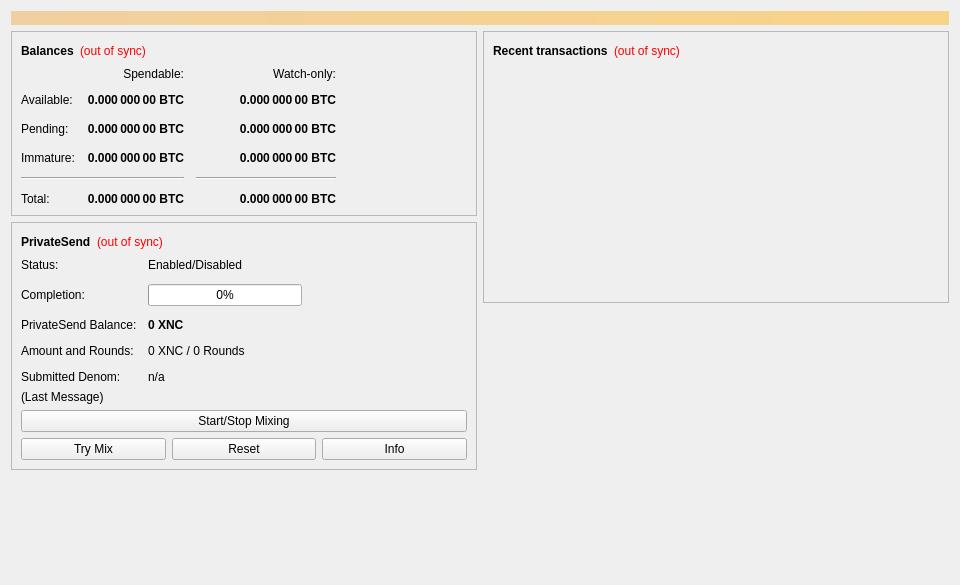
<?xml version="1.0" encoding="UTF-8"?>
<ui version="4.0">
 <class>OverviewPage</class>
 <widget class="QWidget" name="OverviewPage">
  <property name="geometry">
   <rect>
    <x>0</x>
    <y>0</y>
    <width>960</width>
    <height>585</height>
   </rect>
  </property>
  <property name="minimumSize">
   <size>
    <width>960</width>
    <height>0</height>
   </size>
  </property>
  <property name="windowTitle">
   <string>Form</string>
  </property>
  <layout class="QVBoxLayout" name="topLayout">
   <item>
    <widget class="QLabel" name="labelAlerts">
     <property name="visible">
      <bool>false</bool>
     </property>
     <property name="styleSheet">
      <string notr="true">QLabel { background-color: qlineargradient(x1: 0, y1: 0, x2: 1, y2: 0, stop:0 #F0D0A0, stop:1 #F8D488); color:#000000; }</string>
     </property>
     <property name="wordWrap">
      <bool>true</bool>
     </property>
     <property name="margin">
      <number>3</number>
     </property>
     <property name="textInteractionFlags">
      <set>Qt::TextSelectableByMouse</set>
     </property>
    </widget>
   </item>
   <item>
    <layout class="QHBoxLayout" name="horizontalLayout" stretch="1,1">
     <item>
      <layout class="QVBoxLayout" name="verticalLayout_2">
       <item>
        <widget class="QFrame" name="frame">
         <property name="frameShape">
          <enum>QFrame::StyledPanel</enum>
         </property>
         <property name="frameShadow">
          <enum>QFrame::Raised</enum>
         </property>
         <layout class="QVBoxLayout" name="verticalLayout_4">
          <item>
           <layout class="QHBoxLayout" name="horizontalLayout_4">
            <item>
             <widget class="QLabel" name="label_5">
              <property name="font">
               <font>
                <weight>75</weight>
                <bold>true</bold>
               </font>
              </property>
              <property name="text">
               <string>Balances</string>
              </property>
             </widget>
            </item>
            <item>
             <widget class="QLabel" name="labelWalletStatus">
              <property name="toolTip">
               <string>The displayed information may be out of date. Your wallet automatically synchronizes with the Xenios network after a connection is established, but this process has not completed yet.</string>
              </property>
              <property name="styleSheet">
               <string notr="true">QLabel { color: red; }</string>
              </property>
              <property name="text">
               <string notr="true">(out of sync)</string>
              </property>
              <property name="alignment">
               <set>Qt::AlignLeading|Qt::AlignLeft|Qt::AlignVCenter</set>
              </property>
             </widget>
            </item>
            <item>
             <spacer name="horizontalSpacer_3">
              <property name="orientation">
               <enum>Qt::Horizontal</enum>
              </property>
              <property name="sizeHint" stdset="0">
               <size>
                <width>40</width>
                <height>20</height>
               </size>
              </property>
             </spacer>
            </item>
           </layout>
          </item>
          <item>
           <layout class="QGridLayout" name="gridLayout">
            <property name="spacing">
             <number>12</number>
            </property>
            <item row="2" column="2">
             <widget class="QLabel" name="labelWatchPending">
              <property name="font">
               <font>
                <weight>75</weight>
                <bold>true</bold>
               </font>
              </property>
              <property name="cursor">
               <cursorShape>IBeamCursor</cursorShape>
              </property>
              <property name="toolTip">
               <string>Unconfirmed transactions to watch-only addresses</string>
              </property>
              <property name="text">
               <string notr="true">0.000 000 00 BTC</string>
              </property>
              <property name="alignment">
               <set>Qt::AlignRight|Qt::AlignTrailing|Qt::AlignVCenter</set>
              </property>
              <property name="textInteractionFlags">
               <set>Qt::LinksAccessibleByMouse|Qt::TextSelectableByKeyboard|Qt::TextSelectableByMouse</set>
              </property>
             </widget>
            </item>
            <item row="2" column="1">
             <widget class="QLabel" name="labelUnconfirmed">
              <property name="font">
               <font>
                <weight>75</weight>
                <bold>true</bold>
               </font>
              </property>
              <property name="cursor">
               <cursorShape>IBeamCursor</cursorShape>
              </property>
              <property name="toolTip">
               <string>Total of transactions that have yet to be confirmed, and do not yet count toward the spendable balance</string>
              </property>
              <property name="text">
               <string notr="true">0.000 000 00 BTC</string>
              </property>
              <property name="alignment">
               <set>Qt::AlignRight|Qt::AlignTrailing|Qt::AlignVCenter</set>
              </property>
              <property name="textInteractionFlags">
               <set>Qt::LinksAccessibleByMouse|Qt::TextSelectableByKeyboard|Qt::TextSelectableByMouse</set>
              </property>
             </widget>
            </item>
            <item row="3" column="2">
             <widget class="QLabel" name="labelWatchImmature">
              <property name="font">
               <font>
                <weight>75</weight>
                <bold>true</bold>
               </font>
              </property>
              <property name="cursor">
               <cursorShape>IBeamCursor</cursorShape>
              </property>
              <property name="toolTip">
               <string>Mined balance in watch-only addresses that has not yet matured</string>
              </property>
              <property name="text">
               <string notr="true">0.000 000 00 BTC</string>
              </property>
              <property name="alignment">
               <set>Qt::AlignRight|Qt::AlignTrailing|Qt::AlignVCenter</set>
              </property>
              <property name="textInteractionFlags">
               <set>Qt::LinksAccessibleByMouse|Qt::TextSelectableByKeyboard|Qt::TextSelectableByMouse</set>
              </property>
             </widget>
            </item>
            <item row="4" column="0" colspan="2">
             <widget class="Line" name="lineSpendableBalance">
              <property name="orientation">
               <enum>Qt::Horizontal</enum>
              </property>
             </widget>
            </item>
            <item row="4" column="2">
             <widget class="Line" name="lineWatchBalance">
              <property name="sizePolicy">
               <sizepolicy hsizetype="Preferred" vsizetype="Fixed">
                <horstretch>0</horstretch>
                <verstretch>0</verstretch>
               </sizepolicy>
              </property>
              <property name="minimumSize">
               <size>
                <width>140</width>
                <height>0</height>
               </size>
              </property>
              <property name="orientation">
               <enum>Qt::Horizontal</enum>
              </property>
             </widget>
            </item>
            <item row="5" column="0">
             <widget class="QLabel" name="labelTotalText">
              <property name="text">
               <string>Total:</string>
              </property>
             </widget>
            </item>
            <item row="3" column="1">
             <widget class="QLabel" name="labelImmature">
              <property name="font">
               <font>
                <weight>75</weight>
                <bold>true</bold>
               </font>
              </property>
              <property name="cursor">
               <cursorShape>IBeamCursor</cursorShape>
              </property>
              <property name="toolTip">
               <string>Mined balance that has not yet matured</string>
              </property>
              <property name="text">
               <string notr="true">0.000 000 00 BTC</string>
              </property>
              <property name="alignment">
               <set>Qt::AlignRight|Qt::AlignTrailing|Qt::AlignVCenter</set>
              </property>
              <property name="textInteractionFlags">
               <set>Qt::LinksAccessibleByMouse|Qt::TextSelectableByKeyboard|Qt::TextSelectableByMouse</set>
              </property>
             </widget>
            </item>
            <item row="2" column="3">
             <spacer name="horizontalSpacer_2">
              <property name="orientation">
               <enum>Qt::Horizontal</enum>
              </property>
              <property name="sizeHint" stdset="0">
               <size>
                <width>40</width>
                <height>20</height>
               </size>
              </property>
             </spacer>
            </item>
            <item row="3" column="0">
             <widget class="QLabel" name="labelImmatureText">
              <property name="text">
               <string>Immature:</string>
              </property>
             </widget>
            </item>
            <item row="5" column="1">
             <widget class="QLabel" name="labelTotal">
              <property name="font">
               <font>
                <weight>75</weight>
                <bold>true</bold>
               </font>
              </property>
              <property name="cursor">
               <cursorShape>IBeamCursor</cursorShape>
              </property>
              <property name="toolTip">
               <string>Your current total balance</string>
              </property>
              <property name="text">
               <string notr="true">0.000 000 00 BTC</string>
              </property>
              <property name="alignment">
               <set>Qt::AlignRight|Qt::AlignTrailing|Qt::AlignVCenter</set>
              </property>
              <property name="textInteractionFlags">
               <set>Qt::LinksAccessibleByMouse|Qt::TextSelectableByKeyboard|Qt::TextSelectableByMouse</set>
              </property>
             </widget>
            </item>
            <item row="5" column="2">
             <widget class="QLabel" name="labelWatchTotal">
              <property name="font">
               <font>
                <weight>75</weight>
                <bold>true</bold>
               </font>
              </property>
              <property name="cursor">
               <cursorShape>IBeamCursor</cursorShape>
              </property>
              <property name="toolTip">
               <string>Current total balance in watch-only addresses</string>
              </property>
              <property name="text">
               <string notr="true">0.000 000 00 BTC</string>
              </property>
              <property name="alignment">
               <set>Qt::AlignRight|Qt::AlignTrailing|Qt::AlignVCenter</set>
              </property>
              <property name="textInteractionFlags">
               <set>Qt::LinksAccessibleByMouse|Qt::TextSelectableByKeyboard|Qt::TextSelectableByMouse</set>
              </property>
             </widget>
            </item>
            <item row="0" column="2">
             <widget class="QLabel" name="labelWatchonly">
              <property name="text">
               <string>Watch-only:</string>
              </property>
              <property name="alignment">
               <set>Qt::AlignRight|Qt::AlignTrailing|Qt::AlignVCenter</set>
              </property>
             </widget>
            </item>
            <item row="1" column="0">
             <widget class="QLabel" name="labelBalanceText">
              <property name="text">
               <string>Available:</string>
              </property>
             </widget>
            </item>
            <item row="1" column="1">
             <widget class="QLabel" name="labelBalance">
              <property name="font">
               <font>
                <weight>75</weight>
                <bold>true</bold>
               </font>
              </property>
              <property name="cursor">
               <cursorShape>IBeamCursor</cursorShape>
              </property>
              <property name="toolTip">
               <string>Your current spendable balance</string>
              </property>
              <property name="text">
               <string notr="true">0.000 000 00 BTC</string>
              </property>
              <property name="alignment">
               <set>Qt::AlignRight|Qt::AlignTrailing|Qt::AlignVCenter</set>
              </property>
              <property name="textInteractionFlags">
               <set>Qt::LinksAccessibleByMouse|Qt::TextSelectableByKeyboard|Qt::TextSelectableByMouse</set>
              </property>
             </widget>
            </item>
            <item row="1" column="2">
             <widget class="QLabel" name="labelWatchAvailable">
              <property name="font">
               <font>
                <weight>75</weight>
                <bold>true</bold>
               </font>
              </property>
              <property name="cursor">
               <cursorShape>IBeamCursor</cursorShape>
              </property>
              <property name="toolTip">
               <string>Your current balance in watch-only addresses</string>
              </property>
              <property name="text">
               <string notr="true">0.000 000 00 BTC</string>
              </property>
              <property name="alignment">
               <set>Qt::AlignRight|Qt::AlignTrailing|Qt::AlignVCenter</set>
              </property>
              <property name="textInteractionFlags">
               <set>Qt::LinksAccessibleByMouse|Qt::TextSelectableByKeyboard|Qt::TextSelectableByMouse</set>
              </property>
             </widget>
            </item>
            <item row="2" column="0">
             <widget class="QLabel" name="labelPendingText">
              <property name="text">
               <string>Pending:</string>
              </property>
             </widget>
            </item>
            <item row="0" column="1">
             <widget class="QLabel" name="labelSpendable">
              <property name="text">
               <string>Spendable:</string>
              </property>
              <property name="alignment">
               <set>Qt::AlignRight|Qt::AlignTrailing|Qt::AlignVCenter</set>
              </property>
             </widget>
            </item>
           </layout>
          </item>
         </layout>
        </widget>
       </item>
       <item>
        <widget class="QFrame" name="framePrivateSend">
         <property name="layoutDirection">
          <enum>Qt::LeftToRight</enum>
         </property>
         <property name="frameShape">
          <enum>QFrame::StyledPanel</enum>
         </property>
         <property name="frameShadow">
          <enum>QFrame::Raised</enum>
         </property>
         <layout class="QVBoxLayout" name="VerticalLayout_PS1">
          <item>
           <layout class="QHBoxLayout" name="horizontalLayout_5">
            <item>
             <widget class="QLabel" name="labelPrivateSendHeader">
              <property name="font">
               <font>
                <weight>75</weight>
                <bold>true</bold>
               </font>
              </property>
              <property name="text">
               <string>PrivateSend</string>
              </property>
             </widget>
            </item>
            <item>
             <widget class="QLabel" name="labelPrivateSendSyncStatus">
              <property name="toolTip">
               <string>The displayed information may be out of date. Your wallet automatically synchronizes with the Xenios network after a connection is established, but this process has not completed yet.</string>
              </property>
              <property name="styleSheet">
               <string notr="true">QLabel { color: red; }</string>
              </property>
              <property name="text">
               <string notr="true">(out of sync)</string>
              </property>
              <property name="alignment">
               <set>Qt::AlignLeading|Qt::AlignLeft|Qt::AlignVCenter</set>
              </property>
             </widget>
            </item>
            <item>
             <spacer name="horizontalSpacer_4">
              <property name="orientation">
               <enum>Qt::Horizontal</enum>
              </property>
              <property name="sizeHint" stdset="0">
               <size>
                <width>40</width>
                <height>20</height>
               </size>
              </property>
             </spacer>
            </item>
           </layout>
          </item>
          <item>
           <layout class="QFormLayout" name="privateSendFormLayout">
            <property name="fieldGrowthPolicy">
             <enum>QFormLayout::AllNonFixedFieldsGrow</enum>
            </property>
            <property name="horizontalSpacing">
             <number>11</number>
            </property>
            <property name="verticalSpacing">
             <number>12</number>
            </property>
            <item row="0" column="0">
             <widget class="QLabel" name="labelPrivateSendEnabledText">
              <property name="text">
               <string>Status:</string>
              </property>
             </widget>
            </item>
            <item row="0" column="1">
             <widget class="QLabel" name="labelPrivateSendEnabled">
              <property name="text">
               <string>Enabled/Disabled</string>
              </property>
             </widget>
            </item>
            <item row="1" column="0">
             <widget class="QLabel" name="labelCompletitionText">
              <property name="text">
               <string>Completion:</string>
              </property>
             </widget>
            </item>
            <item row="1" column="1">
             <widget class="QProgressBar" name="privateSendProgress">
              <property name="maximumSize">
               <size>
                <width>154</width>
                <height>16777215</height>
               </size>
              </property>
              <property name="value">
               <number>0</number>
              </property>
             </widget>
            </item>
            <item row="2" column="0">
             <widget class="QLabel" name="labelAnonymizedText">
              <property name="text">
               <string>PrivateSend Balance:</string>
              </property>
             </widget>
            </item>
            <item row="2" column="1">
             <widget class="QLabel" name="labelAnonymized">
              <property name="font">
               <font>
                <weight>75</weight>
                <bold>true</bold>
               </font>
              </property>
              <property name="text">
               <string notr="true">0 XNC</string>
              </property>
             </widget>
            </item>
            <item row="3" column="0">
             <widget class="QLabel" name="labelAmountAndRoundsText">
              <property name="text">
               <string>Amount and Rounds:</string>
              </property>
             </widget>
            </item>
            <item row="3" column="1">
             <widget class="QLabel" name="labelAmountRounds">
              <property name="text">
               <string>0 XNC / 0 Rounds</string>
              </property>
             </widget>
            </item>
            <item row="4" column="0">
             <widget class="QLabel" name="labelSubmittedDenomText">
              <property name="text">
               <string>Submitted Denom:</string>
              </property>
             </widget>
            </item>
            <item row="4" column="1">
             <widget class="QLabel" name="labelSubmittedDenom">
              <property name="toolTip">
               <string>The denominations you submitted to the Masternode.&lt;br&gt;To mix, other users must submit the exact same denominations.</string>
              </property>
              <property name="text">
               <string>n/a</string>
              </property>
             </widget>
            </item>
           </layout>
          </item>
          <item>
           <layout class="QVBoxLayout" name="VerticalLayout_PS">
            <item>
             <widget class="QLabel" name="labelPrivateSendLastMessage">
              <property name="text">
               <string>(Last Message)</string>
              </property>
              <property name="alignment">
               <set>Qt::AlignLeading|Qt::AlignLeft|Qt::AlignTop</set>
              </property>
              <property name="wordWrap">
               <bool>true</bool>
              </property>
             </widget>
            </item>
            <item>
             <widget class="QPushButton" name="togglePrivateSend">
              <property name="sizePolicy">
               <sizepolicy hsizetype="MinimumExpanding" vsizetype="Fixed">
                <horstretch>0</horstretch>
                <verstretch>0</verstretch>
               </sizepolicy>
              </property>
              <property name="text">
               <string>Start/Stop Mixing</string>
              </property>
             </widget>
            </item>
            <item>
             <layout class="QHBoxLayout" name="horizontalLayout_debugbuttons">
              <item>
               <widget class="QPushButton" name="privateSendAuto">
                <property name="sizePolicy">
                 <sizepolicy hsizetype="MinimumExpanding" vsizetype="Fixed">
                  <horstretch>0</horstretch>
                  <verstretch>0</verstretch>
                 </sizepolicy>
                </property>
                <property name="toolTip">
                 <string>Try to manually submit a PrivateSend request.</string>
                </property>
                <property name="text">
                 <string>Try Mix</string>
                </property>
               </widget>
              </item>
              <item>
               <widget class="QPushButton" name="privateSendReset">
                <property name="sizePolicy">
                 <sizepolicy hsizetype="MinimumExpanding" vsizetype="Fixed">
                  <horstretch>0</horstretch>
                  <verstretch>0</verstretch>
                 </sizepolicy>
                </property>
                <property name="toolTip">
                 <string>Reset the current status of PrivateSend (can interrupt PrivateSend if it's in the process of Mixing, which can cost you money!)</string>
                </property>
                <property name="autoFillBackground">
                 <bool>false</bool>
                </property>
                <property name="text">
                 <string>Reset</string>
                </property>
               </widget>
              </item>
              <item>
               <widget class="QPushButton" name="privateSendInfo">
                <property name="sizePolicy">
                 <sizepolicy hsizetype="MinimumExpanding" vsizetype="Fixed">
                  <horstretch>0</horstretch>
                  <verstretch>0</verstretch>
                 </sizepolicy>
                </property>
                <property name="toolTip">
                 <string>Information about PrivateSend and Mixing</string>
                </property>
                <property name="text">
                 <string>Info</string>
                </property>
               </widget>
              </item>
             </layout>
            </item>
           </layout>
          </item>
         </layout>
        </widget>
       </item>
       <item>
        <spacer name="verticalSpacer">
         <property name="orientation">
          <enum>Qt::Vertical</enum>
         </property>
         <property name="sizeHint" stdset="0">
          <size>
           <width>20</width>
           <height>40</height>
          </size>
         </property>
        </spacer>
       </item>
      </layout>
     </item>
     <item>
      <layout class="QVBoxLayout" name="verticalLayout_3">
       <item>
        <widget class="QFrame" name="frame_2">
         <property name="frameShape">
          <enum>QFrame::StyledPanel</enum>
         </property>
         <property name="frameShadow">
          <enum>QFrame::Raised</enum>
         </property>
         <layout class="QVBoxLayout" name="verticalLayout">
          <item>
           <layout class="QHBoxLayout" name="horizontalLayout_2">
            <item>
             <widget class="QLabel" name="label_4">
              <property name="font">
               <font>
                <weight>75</weight>
                <bold>true</bold>
               </font>
              </property>
              <property name="text">
               <string>Recent transactions</string>
              </property>
             </widget>
            </item>
            <item>
             <widget class="QLabel" name="labelTransactionsStatus">
              <property name="toolTip">
               <string>The displayed information may be out of date. Your wallet automatically synchronizes with the Xenios network after a connection is established, but this process has not completed yet.</string>
              </property>
              <property name="styleSheet">
               <string notr="true">QLabel { color: red; }</string>
              </property>
              <property name="text">
               <string notr="true">(out of sync)</string>
              </property>
              <property name="alignment">
               <set>Qt::AlignLeading|Qt::AlignLeft|Qt::AlignVCenter</set>
              </property>
             </widget>
            </item>
            <item>
             <spacer name="horizontalSpacer">
              <property name="orientation">
               <enum>Qt::Horizontal</enum>
              </property>
              <property name="sizeHint" stdset="0">
               <size>
                <width>40</width>
                <height>20</height>
               </size>
              </property>
             </spacer>
            </item>
           </layout>
          </item>
          <item>
           <widget class="QListView" name="listTransactions">
            <property name="styleSheet">
             <string notr="true">QListView { background: transparent; }</string>
            </property>
            <property name="frameShape">
             <enum>QFrame::NoFrame</enum>
            </property>
            <property name="verticalScrollBarPolicy">
             <enum>Qt::ScrollBarAlwaysOff</enum>
            </property>
            <property name="horizontalScrollBarPolicy">
             <enum>Qt::ScrollBarAlwaysOff</enum>
            </property>
            <property name="selectionMode">
             <enum>QAbstractItemView::NoSelection</enum>
            </property>
           </widget>
          </item>
         </layout>
        </widget>
       </item>
       <item>
        <spacer name="verticalSpacer_2">
         <property name="orientation">
          <enum>Qt::Vertical</enum>
         </property>
         <property name="sizeHint" stdset="0">
          <size>
           <width>20</width>
           <height>40</height>
          </size>
         </property>
        </spacer>
       </item>
      </layout>
     </item>
    </layout>
   </item>
  </layout>
 </widget>
 <resources/>
 <connections/>
</ui>
